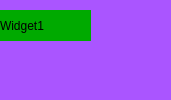
<?xml version="1.0" encoding="UTF-8"?>
<ui version="4.0">
 <class>widget1</class>
 <widget class="QWidget" name="widget1">
  <property name="geometry">
   <rect>
    <x>0</x>
    <y>0</y>
    <width>171</width>
    <height>100</height>
   </rect>
  </property>
  <property name="minimumSize">
   <size>
    <width>100</width>
    <height>100</height>
   </size>
  </property>
  <property name="windowTitle">
   <string>Form</string>
  </property>
  <property name="styleSheet">
   <string notr="true">background-color: rgb(170, 85, 255);</string>
  </property>
  <widget class="QLabel" name="label">
   <property name="geometry">
    <rect>
     <x>0</x>
     <y>10</y>
     <width>91</width>
     <height>31</height>
    </rect>
   </property>
   <property name="styleSheet">
    <string notr="true">background-color: rgb(0, 170, 0);</string>
   </property>
   <property name="text">
    <string>Widget1</string>
   </property>
  </widget>
 </widget>
 <resources/>
 <connections/>
</ui>
